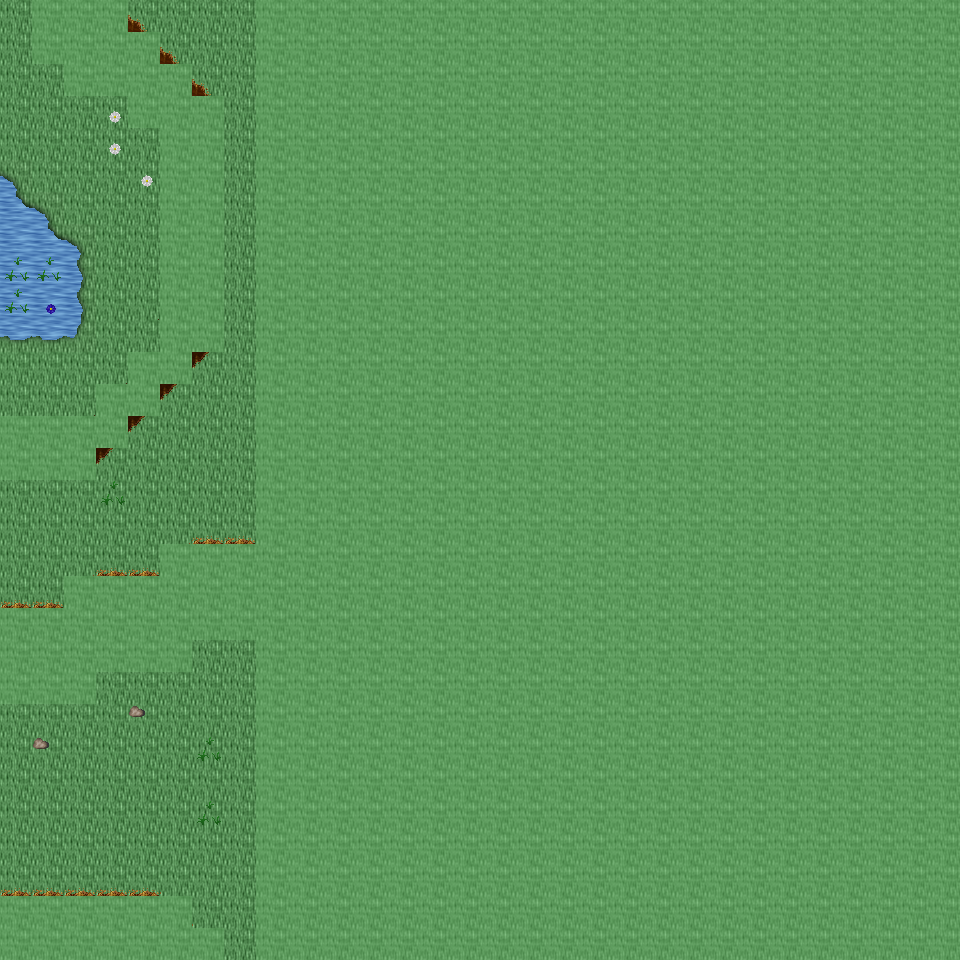

This is a level from a 2D game, rendered from its Tiled map with the project's own tilesets. A one-line summary and the map file follow, with tile-layer data summarised:
An orthogonal 30x30 tile map with 32x32 px tiles, 6 tile layers (Ground, Object, Object2, Above, ...), 33 tilesets and 6 objects (6x mapchange).

<map version="1.0" orientation="orthogonal" renderorder="right-down" width="30" height="30" tilewidth="32" tileheight="32" nextobjectid="7">
  <tileset firstgid="1" name="tileset_ground_ground" tilewidth="32" tileheight="32" tilecount="33" columns="3">
    <image source="../drawable/tileset_ground_ground.png" width="96" height="352" />
  </tileset>
  <tileset firstgid="34" name="tileset_building_castle" tilewidth="32" tileheight="32" tilecount="320" columns="20">
    <image source="../drawable/tileset_building_castle.png" width="640" height="512" />
  </tileset>
  <tileset firstgid="354" name="tileset_ground_water_pool" tilewidth="32" tileheight="32" tilecount="72" columns="3">
    <image source="../drawable/tileset_ground_water_pool.png" width="96" height="768" />
  </tileset>
  <tileset firstgid="426" name="tileset_ground_ridge_earth_dark" tilewidth="32" tileheight="32" tilecount="96" columns="12">
    <image source="../drawable/tileset_ground_ridge_earth_dark.png" width="384" height="256" />
  </tileset>
  <tileset firstgid="522" name="tileset_ground_grass_edges" tilewidth="32" tileheight="32" tilecount="36" columns="12">
    <image source="../drawable/tileset_ground_grass_edges.png" width="384" height="96" />
  </tileset>
  <tileset firstgid="558" name="tileset_ground_earth_edges" tilewidth="32" tileheight="32" tilecount="18" columns="6">
    <image source="../drawable/tileset_ground_earth_edges.png" width="192" height="96" />
  </tileset>
  <tileset firstgid="576" name="tileset_ground_grass_corners" tilewidth="32" tileheight="32" tilecount="24" columns="6">
    <image source="../drawable/tileset_ground_grass_corners.png" width="192" height="128" />
  </tileset>
  <tileset firstgid="600" name="tileset_plant_stump_stump_green" tilewidth="32" tileheight="32" tilecount="4" columns="2">
    <image source="../drawable/tileset_plant_stump_stump_green.png" width="64" height="64" />
  </tileset>
  <tileset firstgid="604" name="tileset_item_pot_barrel" tilewidth="32" tileheight="32" tilecount="2" columns="1">
    <image source="../drawable/tileset_item_pot_barrel.png" width="32" height="64" />
  </tileset>
  <tileset firstgid="606" name="tileset_ground_rock_rocks_2" tilewidth="32" tileheight="32" tilecount="4" columns="2">
    <image source="../drawable/tileset_ground_rock_rocks_2.png" width="64" height="64" />
  </tileset>
  <tileset firstgid="610" name="tileset_ground_ladder_horizontal_dark" tilewidth="32" tileheight="32" tilecount="3" columns="1">
    <image source="../drawable/tileset_ground_ladder_horizontal_dark.png" width="32" height="96" />
  </tileset>
  <tileset firstgid="613" name="tileset_plant_grasses" tilewidth="32" tileheight="32" tilecount="6" columns="3">
    <image source="../drawable/tileset_plant_grasses.png" width="96" height="64" />
  </tileset>
  <tileset firstgid="619" name="tileset_plant_tree_tree_green" tilewidth="32" tileheight="32" tilecount="88" columns="8">
    <image source="../drawable/tileset_plant_tree_tree_green.png" width="256" height="352" />
  </tileset>
  <tileset firstgid="707" name="tileset_ground_water_waterfall" tilewidth="32" tileheight="32" tilecount="120" columns="8">
    <image source="../drawable/tileset_ground_water_waterfall.png" width="256" height="480" />
  </tileset>
  <tileset firstgid="827" name="tileset_plant_flower_daisy_white" tilewidth="32" tileheight="32" tilecount="8" columns="2">
    <image source="../drawable/tileset_plant_flower_daisy_white.png" width="64" height="128" />
  </tileset>
  <tileset firstgid="835" name="tileset_plant_flower_daisy_red" tilewidth="32" tileheight="32" tilecount="8" columns="2">
    <image source="../drawable/tileset_plant_flower_daisy_red.png" width="64" height="128" />
  </tileset>
  <tileset firstgid="843" name="tileset_ground_rock_pebbles" tilewidth="32" tileheight="32" tilecount="3" columns="1">
    <image source="../drawable/tileset_ground_rock_pebbles.png" width="32" height="96" />
  </tileset>
  <tileset firstgid="846" name="tileset_plant_flower_daisy_yellow" tilewidth="32" tileheight="32" tilecount="8" columns="2">
    <image source="../drawable/tileset_plant_flower_daisy_yellow.png" width="64" height="128" />
  </tileset>
  <tileset firstgid="854" name="tileset_building_decoration_longhorn_skull" tilewidth="32" tileheight="32" tilecount="6" columns="3">
    <image source="../drawable/tileset_building_decoration_longhorn_skull.png" width="96" height="64" />
  </tileset>
  <tileset firstgid="860" name="tileset_furniture_light_flames" tilewidth="32" tileheight="32" tilecount="6" columns="6">
    <image source="../drawable/tileset_furniture_light_flames.png" width="192" height="32" />
  </tileset>
  <tileset firstgid="866" name="tileset_plant_stump_stump_brown" tilewidth="32" tileheight="32" tilecount="4" columns="2">
    <image source="../drawable/tileset_plant_stump_stump_brown.png" width="64" height="64" />
  </tileset>
  <tileset firstgid="870" name="tileset_building_decoration_rocks_2" tilewidth="32" tileheight="32" tilecount="2" columns="1">
    <image source="../drawable/tileset_building_decoration_rocks_2.png" width="32" height="64" />
  </tileset>
  <tileset firstgid="872" name="tileset_plant_flower_daisy_blue" tilewidth="32" tileheight="32" tilecount="8" columns="2">
    <image source="../drawable/tileset_plant_flower_daisy_blue.png" width="64" height="128" />
  </tileset>
  <tileset firstgid="880" name="tileset_building_fence_fence_chunky" tilewidth="32" tileheight="32" tilecount="21" columns="3">
    <image source="../drawable/tileset_building_fence_fence_chunky.png" width="96" height="224" />
  </tileset>
  <tileset firstgid="901" name="tileset_ground_water_water_bubbles" tilewidth="32" tileheight="32" tilecount="32" columns="8">
    <image source="../drawable/tileset_ground_water_water_bubbles.png" width="256" height="128" />
  </tileset>
  <tileset firstgid="933" name="tileset_item_statue_grey_stone" tilewidth="32" tileheight="32" tilecount="4" columns="2">
    <image source="../drawable/tileset_item_statue_grey_stone.png" width="64" height="64" />
  </tileset>
  <tileset firstgid="937" name="tileset_plant_tree_tree_darkgreen" tilewidth="32" tileheight="32" tilecount="88" columns="8">
    <image source="../drawable/tileset_plant_tree_tree_darkgreen.png" width="256" height="352" />
  </tileset>
  <tileset firstgid="1025" name="tileset_logic_collision" tilewidth="32" tileheight="32" tilecount="1" columns="1">
    <image source="../drawable/tileset_logic_collision.png" width="32" height="32" />
  </tileset>
  <tileset firstgid="1026" name="tileset_object_suspension_bridge" tilewidth="32" tileheight="32" tilecount="24" columns="3">
    <image source="../drawable/tileset_object_suspension_bridge.png" width="96" height="256" />
  </tileset>
  <tileset firstgid="1050" name="tileset_ground_green_paving" tilewidth="32" tileheight="32" tilecount="18" columns="3">
    <image source="../drawable/tileset_ground_green_paving.png" width="96" height="192" />
  </tileset>
  <tileset firstgid="1068" name="tileset_building_huts" tilewidth="32" tileheight="32" tilecount="338" columns="26">
    <image source="../drawable/tileset_building_huts.png" width="832" height="416" />
  </tileset>
  <tileset firstgid="1406" name="tileset_building_chimney_smoke" tilewidth="32" tileheight="32" tilecount="40" columns="4">
    <image source="../drawable/tileset_building_chimney_smoke.png" width="128" height="320" />
  </tileset>
  <tileset firstgid="1446" name="tileset_plant_tree_chestnut_tree" tilewidth="32" tileheight="32" tilecount="20" columns="4">
    <image source="../drawable/tileset_plant_tree_chestnut_tree.png" width="128" height="160" />
  </tileset>
  <layer name="Ground" width="30" height="30">
    <data>[900 cells, 900 non-empty, 2 distinct tile ids]</data>
  </layer>
  <layer name="Object" width="30" height="30">
    <data>[900 cells, 170 non-empty, 32 distinct tile ids]</data>
  </layer>
  <layer name="Object2" width="30" height="30">
    <data>[900 cells, 53 non-empty, 8 distinct tile ids]</data>
  </layer>
  <layer name="Above" width="30" height="30">
    <data>[900 cells, 4 non-empty, 2 distinct tile ids]</data>
  </layer>
  <layer name="Above2" width="30" height="30">
    <data>[900 cells, 0 non-empty, 0 distinct tile ids]</data>
  </layer>
  <layer name="Walkable" width="30" height="30">
    <data>[900 cells, 738 non-empty, 1 distinct tile ids]</data>
  </layer>
  <objectgroup name="MapEvents">
    <object id="1" name="north" type="mapchange" x="0" y="0" width="32" height="32">
      <properties>
        <property name="map" value="0_ados_mountain_n2_w2_x3_y1" />
        <property name="place" value="south" />
      </properties>
    </object>
    <object id="2" name="north2" type="mapchange" x="128" y="0" width="128" height="32">
      <properties>
        <property name="map" value="0_ados_mountain_n2_w2_x3_y1" />
        <property name="place" value="south2" />
      </properties>
    </object>
    <object id="3" name="south" type="mapchange" x="224" y="928" width="32" height="32">
      <properties>
        <property name="map" value="0_ados_mountain_n2_w2_x3_y3" />
        <property name="place" value="north" />
      </properties>
    </object>
    <object id="4" name="west" type="mapchange" x="0" y="0" width="32" height="416">
      <properties>
        <property name="map" value="0_ados_mountain_n2_w2_x2_y2" />
        <property name="place" value="east" />
      </properties>
    </object>
    <object id="5" name="west2" type="mapchange" x="0" y="480" width="32" height="128">
      <properties>
        <property name="map" value="0_ados_mountain_n2_w2_x2_y2" />
        <property name="place" value="east2" />
      </properties>
    </object>
    <object id="6" name="west3" type="mapchange" x="0" y="704" width="32" height="192">
      <properties>
        <property name="map" value="0_ados_mountain_n2_w2_x2_y2" />
        <property name="place" value="east3" />
      </properties>
    </object>
  </objectgroup>
</map>
